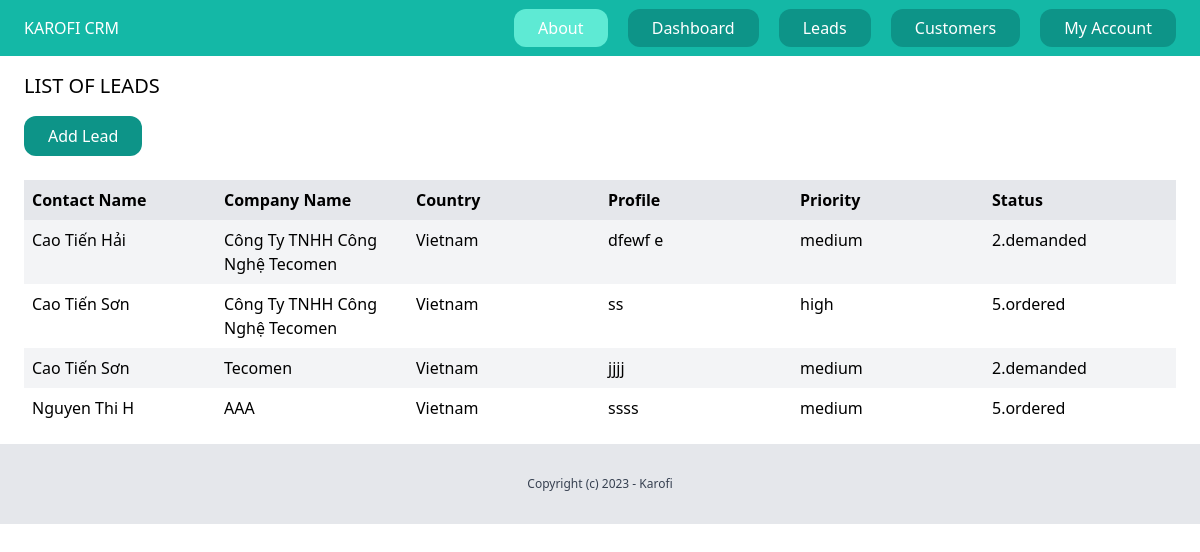
The page /dashboard/lead/ (signed in) on the database its author committed.
### lead/models.py (models this page shows, shortened)
class Lead(models.Model):
    LOW = 'low'
    MEDIUM = 'medium'
    HIGH = 'high'
    CHOICE_PRIORITY = ((LOW, 'low'),(MEDIUM, 'medium'),(HIGH, 'high'),)
    FOLLOW = '1.follow-up'
    DEMANDED = '2.demanded'
    OFFERED = '3.offered'
    DEALING = '4.dealing'
    ORDERED = '5.ordered'
    LOST = '6.lost'
    CHOICE_STATUS = ((FOLLOW, '1.follow-up'),
                     (DEMANDED, '2.demanded'),
                     (OFFERED, '3.offered'),
                     (DEALING, '4.dealing'),
                     (ORDERED, '5.ordered'),
                     (LOST, '6.lost'),)
    team = models.ForeignKey(Team, related_name='leads', on_delete=models.CASCADE)
    contact_name = models.CharField(max_length=50)
    company_name = models.CharField(max_length=70)
    address = models.CharField(max_length=100,blank=True,null=True)
    country = models.CharField(max_length=30,blank=True,null=True)
    phone = models.CharField(max_length=50,blank=True,null=True)
    email = models.EmailField(blank=True,null=True)
    profile = models.TextField(blank=True,null=True)
    priority = models.CharField(max_length=10,choices=CHOICE_PRIORITY,default=MEDIUM)
    status = models.CharField(max_length=14,choices=CHOICE_STATUS,default=DEMANDED)
    converted_to_client = models.BooleanField(default=False)
    created_by = models.ForeignKey(User, related_name='leads',on_delete=models.CASCADE)
    created_at = models.DateTimeField(auto_now_add=True)
    modify_at = models.DateTimeField(auto_now=True)
    class Meta:
        ordering = ('contact_name',)

### lead/views.py (the view)
# urls.py: path('',views.LeadListView.as_view(), name='list'),
class LeadListView(LoginRequiredMixin,ListView):
    model = Lead
    def get_queryset(self):
        queryset = super(LeadListView, self).get_queryset()
        return queryset.filter(created_by = self.request.user, converted_to_client = False)

### lead/templates/lead/lead_list.html (shortened to what this page needs)
{% extends 'crm/base.html' %}
{% block content %}
    <div class = 'py-4 px-6'>
        <h1 class='mb-4 text-xl'>LIST OF LEADS</h1>
        <a href="{%url 'leads:add'%}" class="inline-block py-2 px-6 bg-teal-600 rounded-xl text-white">Add Lead</a>
        {% if object_list %}
            <div class ='mt-6 flex justify-between'>
                <p class = 'py-2 px-2 bg-gray-200 font-semibold w-full'>Contact Name</p>
                <p class = 'py-2 px-2 bg-gray-200 font-semibold w-full'>Company Name</p>
                <p class = 'py-2 px-2 bg-gray-200 font-semibold w-full'>Country</p>
                <p class = 'py-2 px-2 bg-gray-200 font-semibold w-full'>Profile</p>
                <p class = 'py-2 px-2 bg-gray-200 font-semibold w-full'>Priority</p>
                <p class = 'py-2 px-2 bg-gray-200 font-semibold w-full'>Status</p>
            </div>
            {% for lead in object_list %}
                <div class ='flex justify-between'>
                    <p class = "py-2 px-2 w-full {% cycle 'bg-gray-100' '' %}"><a href={% url 'leads:detail' lead.id %}>{{ lead.contact_name }}</a></p>
                    <p class = "py-2 px-2 w-full {% cycle 'bg-gray-100' '' %}">{{ lead.company_name }}</p>
                    <p class = "py-2 px-2 w-full {% cycle 'bg-gray-100' '' %}">{{ lead.country }}</p>
                    <p class = "py-2 px-2 w-full {% cycle 'bg-gray-100' '' %}">{{ lead.profile }}</p>
                    <p class = "py-2 px-2 w-full {% cycle 'bg-gray-100' '' %}">{{ lead.get_priority_display }}</p>
                    <p class = "py-2 px-2 w-full {% cycle 'bg-gray-100' '' %}">{{ lead.get_status_display }}</p>
                </div>
            {% endfor %}
        {% else %}
            <p class='mt-6 px-2'>There are no leads here!!!</p>
        {% endif %}
    </div>
{% endblock %}

### rows shown on the page
Lead: contact_name "Cao Tiến Hải", company_name "Công Ty TNHH Công Nghệ Tecomen", country "Vietnam", profile "dfewf e", priority "medium", status "2.demanded"
Lead: contact_name "Cao Tiến Sơn", company_name "Công Ty TNHH Công Nghệ Tecomen", country "Vietnam", profile "ss", priority "high", status "5.ordered"
Lead: contact_name "Cao Tiến Sơn", company_name "Tecomen", country "Vietnam", profile "jjjj", priority "medium", status "2.demanded"
Lead: contact_name "Nguyen Thi H", company_name "AAA", country "Vietnam", profile "ssss", priority "medium", status "5.ordered"
